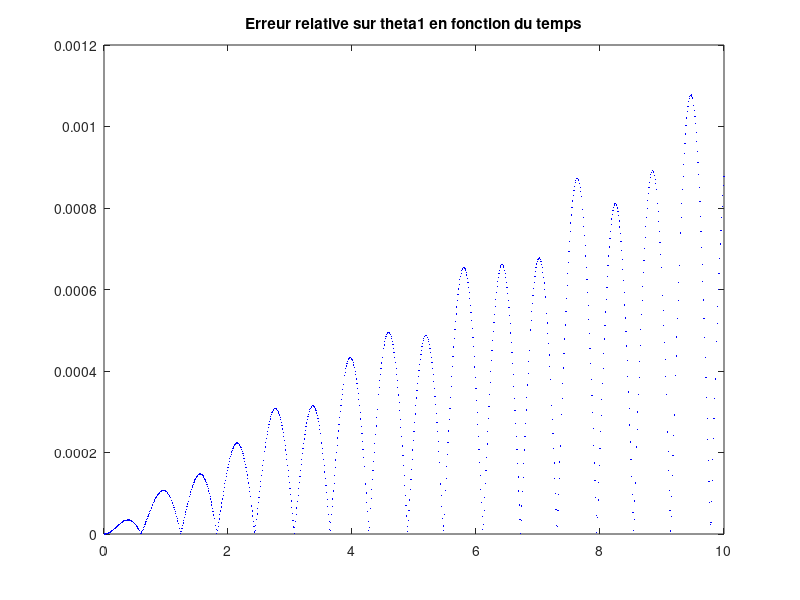
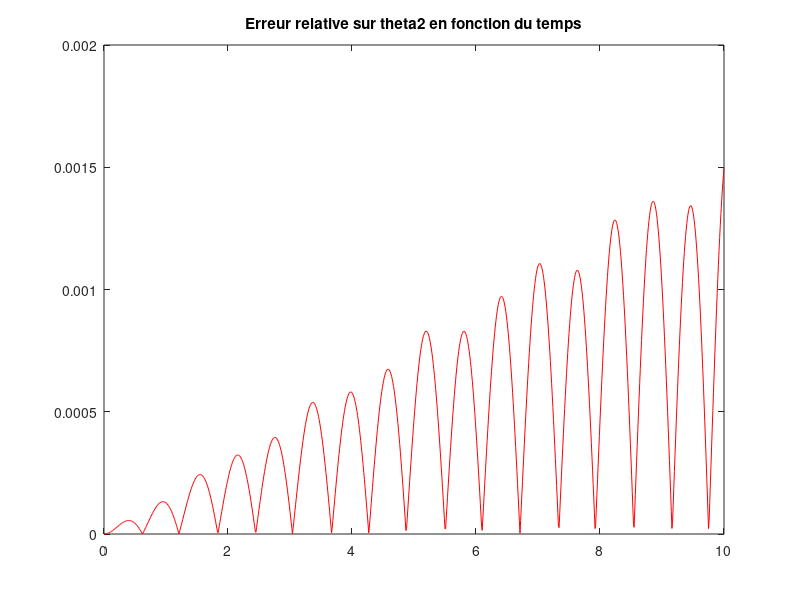

Source code (MATLAB) for these figures, in order:
%% Linéaire
%%%%%%%%%%%%%%%%%%%%%%

close all
clear all
%% Déclaration des variables et initalisation des constantes 
g = 9.81;         % gravité terrestre
m1 = 2;           % masse du pendule 1
m2 = 5;           % masse du pendule 2
l1 = 3;           % longueur du pendule 1
l2 = 2;           % longueur du pendule 2
theta10 =0.5;      % angle formé par le pendule 1 avec la verticale (degres)
theta20 =1;     % angle formé par le pendule 2 avec la verticale (degres)
theta10= theta10*pi/180  % angle formé par le pendule 1 avec la verticale (radian)
theta20= theta20*pi/180  % angle formé par le pendule 2 avec la verticale (radian)
theta10p= 0;         %vitesse angulaire initiale du pendule 1
theta20p= 0;         % vitesse angulaire initiale du pendule 1
mu = m2/m1;       % rapport des masses : utile pour simplifier l'équation

Afferr=1;         %Affichage de l'erreur (0:non , 1:oui)
Euler=0;          %Utilisation Euler (0:non , 1:oui)
Verlet=1;         %Utilisation Verlet (0:non , 1:oui)
graphtot=0;       %utilisation de la fonction Graph_pendule (0:non , 1:oui)

Niter= 1000;     % Nombre d'itérations
dt = 0.01;        % Intervalle de temps
tf = Niter * dt;  %Temps de modélisation 
t = 0:dt:tf ;     %Matrice temps


%% Constantes simplificatrices

w1 = sqrt((g*(1+mu)*(l1+l2)+g*sqrt((1+mu)^2*(l1+l2)^2-4*(1+mu)*l1*l2))/(2*l1*l2));
w2 = sqrt((g*(1+mu)*(l1+l2)-g*sqrt((1+mu)^2*(l1+l2)^2-4*(1+mu)*l1*l2))/(2*l1*l2));
A1 = (1+mu)/mu-l1*w1^2/(mu*g);
A2 = (1+mu)/mu-l1*w2^2/(mu*g);
C1 = (theta20-A2*theta10)/(A1-A2);
C2 = (A1*theta10-theta20)/(A1-A2);
phi1 = asin((theta20p-A2*theta10p)/(C1*w1*(A2-A1)));
phi2 = asin((A1*theta10p-theta20p)/(C2*w2*(A2-A1))); 


%% Solution analytique
 
aTheta=zeros(Niter+1,2);
aTheta(:,1)=C1*cos(w1*t+phi1)+C2*cos(w2*t+phi2);
aTheta(:,2)=C1*A1*cos(w1*t+phi1)+C2*A2*cos(w2*t+phi2);





%% Déclaration et initialisation des matrices

P1=zeros(Niter+1,2); %Matrice position du premier pendule
P2=zeros(Niter+1,2); %Matrice position du deuxième pendule
theta=zeros(Niter+1,6); %Matrice angle et vitesses de rotation


theta0 = [theta10 , theta10p ,theta20, theta20p];
theta(1,1) = theta0(1);
theta(1,2) = theta0(2);
theta(1,4) = theta0(3);
theta(1,5) = theta0(4);


P1(1,1) = l1*sin(theta10); 
P1(1,2) = l1*cos(theta10);
P2(1,1) = l2*sin(theta20)+P1(1,1); 
P2(1,2) = l2*cos(theta20)+P1(1,2);

%% Boucle Euler explicite 

if Euler
    for i=1:Niter

        theta(i,3) = ((mu*g*theta(i,4))-((1+mu)*g*theta(i,1)))/l1;     % thetapp pendule 1
        theta(i,6) = ((1+mu)*g*theta(i,1)-(1+mu)*g*theta(i,4))/l2;   % thetapp pendule 2

        theta(i+1,1) = theta(i,1) + dt * theta(i,2);  % theta pendule 1
        theta(i+1,4) = theta(i,4) + dt * theta(i,5);  % theta pendule 2
        theta(i+1,2) = theta(i,2) + dt * theta(i,3);  % thetap pendule 1
        theta(i+1,5) = theta(i,5) + dt * theta(i,6);  % thetap pendule 2


    end
     P1(:,1)=l1*sin(theta(:,1));
     P1(:,2)=l1*cos(theta(:,1));

     P2(:,1)=l2*sin(theta(:,4))+P1(:,1);
     P2(:,2)=l2*cos(theta(:,4))+P1(:,2);
end 
 
%% Boucle Verlet 

if Verlet
    for i=1:Niter

        theta(i,3) = ((mu*g*theta(i,4))-((1+mu)*g*theta(i,1)))/l1;     % thetapp pendule 1
        theta(i,6) = ((1+mu)*g*theta(i,1)-(1+mu)*g*theta(i,4))/l2;   % thetapp pendule 2


        theta(i+1,1) = theta(i,1) + dt * theta(i,2)+ ((dt^2)/2) * theta(i,3) ; % theta pendule 1
        theta(i+1,4) = theta(i,4) + dt * theta(i,5)+ ((dt^2)/2) * theta(i,6); % theta pendule 2

        theta(i+1,2) = theta(i,2)+ (dt/2) * theta(i,3) + (dt/2) * (((mu*g*theta(i+1,4))-((1+mu)*g*theta(i+1,1)))/l1);  % thetapp pendule 1
        theta(i+1,5) = theta(i,5)+ (dt/2) * theta(i,6) + (dt/2) * (((1+mu)*g*theta(i+1,1)-(1+mu)*g*theta(i+1,4))/l2);  % thetapp pendule 2


    end
     P1(:,1)=l1*sin(theta(:,1));
     P1(:,2)=l1*cos(theta(:,1));

     P2(:,1)=l2*sin(theta(:,4))+P1(:,1);
     P2(:,2)=l2*cos(theta(:,4))+P1(:,2);
end 
%% Energies

       %Energies cinétiques
       
       Ec1=0.5*m1*(l1^2)*(theta(:,2).^2); %Energie cinétique pendule 1
       Ec2=0.5*m2*((l1^2)*(theta(:,2).^2)+(l2^2)*(theta(:,5).^2)+(2*l1*l2).*(cos(theta(:,1)-theta(:,4)).*theta(:,2).*theta(:,5))); %Energie cinétique pendule 2
        
       %Energies potentielles
       
       Ep1=(-m1*g*l1).*cos(theta(:,1)); %Energie cinétique pendule 1
       Ep2=(-m2*g)*(l1.*cos(theta(:,1))+l2.*cos(theta(:,4))); %Energie cinétique pendule 2
       
       
       









%% Affichage graphique
if graphtot     
    tf=dt*Niter;
    max1=max(Ec1); min1=min(Ec1);  %Max et min de l'énergie cinétique sur le pendule 1
    max2=max(Ec2); min2=min(Ec2);  %Max et min de l'énergie cinétique sur le pendule 2
    maxt=max(Ec1+Ec2); mint=min(Ec1+Ec2); %Max et min de l'énergie cinétique totale

    max3=max(Ep1); min3=min(Ep1);  %Max et min de l'énergie potentielle sur le pendule 1
    max4=max(Ep2); min4=min(Ep2);  %Max et min de l'énergie potentielle sur le pendule 2
    max34=max(max3,max4); %Max entre Ep1 et Ep2
    maxp=max(Ep1+Ep2); minp=min(Ep1+Ep2); %Max et min de l'énergie potentielle totale

    maxtot=max(Ep1+Ep2+Ec1+Ec2) ; mintot=min(Ep1+Ep2+Ec1+Ec2) ;


        %%détermination de la position initiale

        context_graph=1; % tracé de la position initial
        Graph_pendule(context_graph,P1,P2,l1,l2,0,tf,Ec1(1),Ec2(1),Ep1(1),Ep2(1),maxt,mint,max34,minp,maxtot,mintot,1);

        %%actualisation position

        for j = 2:Niter
            t=dt*j;
            context_graph=2; % reactualisation du tracé pour afficher la position courante
            Graph_pendule(context_graph, P1,P2,l1,l2,t,tf,Ec1(j),Ec2(j),Ep1(j),Ep2(j),maxt,mint,max34,minp,maxtot,mintot,j);
            drawnow;
        end
end 


%% Erreur Analytique/Verle ou Euler
if Afferr
     Erreur=zeros(Niter+1,2);
     Erreur(:,1)=abs((theta(:,1)-aTheta(:,1)));
     Erreur(:,2)=abs((theta(:,4)-aTheta(:,2)));
     ErreurRel1=abs(Erreur(:,1)/max(aTheta(:,1)));
     ErreurRel2=abs(Erreur(:,2)/max(aTheta(:,2)));
 
     
    figure(1)
    plot(t,ErreurRel1,'.b','Markersize',1.2);
    title('Erreur relative sur theta1 en fonction du temps');
    
    figure(2)
    plot(t,ErreurRel2,'-r');
    title('Erreur relative sur theta2 en fonction du temps');
    
end
